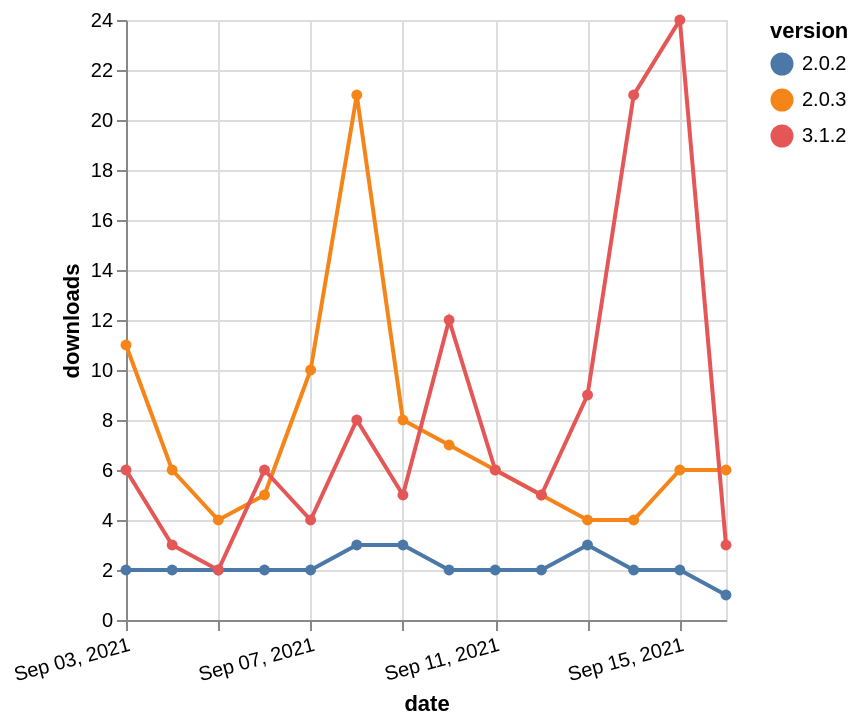

Source (Vega-Lite JSON):
### Vega-Lite specification from a JSON file in a GitHub repository (floating-point values rounded to 4 significant figures)
{"$schema": "https://vega.github.io/schema/vega-lite/v5.json", "description": "A simple bar chart with embedded data.", "data": {"values": [{"date": "2021-09-03", "total": 5971, "delta": 2, "version": "2.0.2"}, {"date": "2021-09-04", "total": 5973, "delta": 2, "version": "2.0.2"}, {"date": "2021-09-05", "total": 5975, "delta": 2, "version": "2.0.2"}, {"date": "2021-09-06", "total": 5977, "delta": 2, "version": "2.0.2"}, {"date": "2021-09-07", "total": 5979, "delta": 2, "version": "2.0.2"}, {"date": "2021-09-08", "total": 5982, "delta": 3, "version": "2.0.2"}, {"date": "2021-09-09", "total": 5985, "delta": 3, "version": "2.0.2"}, {"date": "2021-09-10", "total": 5987, "delta": 2, "version": "2.0.2"}, {"date": "2021-09-11", "total": 5989, "delta": 2, "version": "2.0.2"}, {"date": "2021-09-12", "total": 5991, "delta": 2, "version": "2.0.2"}, {"date": "2021-09-13", "total": 5994, "delta": 3, "version": "2.0.2"}, {"date": "2021-09-14", "total": 5996, "delta": 2, "version": "2.0.2"}, {"date": "2021-09-15", "total": 5998, "delta": 2, "version": "2.0.2"}, {"date": "2021-09-16", "total": 5999, "delta": 1, "version": "2.0.2"}, {"date": "2021-09-03", "total": 23511, "delta": 11, "version": "2.0.3"}, {"date": "2021-09-04", "total": 23517, "delta": 6, "version": "2.0.3"}, {"date": "2021-09-05", "total": 23521, "delta": 4, "version": "2.0.3"}, {"date": "2021-09-06", "total": 23526, "delta": 5, "version": "2.0.3"}, {"date": "2021-09-07", "total": 23536, "delta": 10, "version": "2.0.3"}, {"date": "2021-09-08", "total": 23557, "delta": 21, "version": "2.0.3"}, {"date": "2021-09-09", "total": 23565, "delta": 8, "version": "2.0.3"}, {"date": "2021-09-10", "total": 23572, "delta": 7, "version": "2.0.3"}, {"date": "2021-09-11", "total": 23578, "delta": 6, "version": "2.0.3"}, {"date": "2021-09-12", "total": 23583, "delta": 5, "version": "2.0.3"}, {"date": "2021-09-13", "total": 23587, "delta": 4, "version": "2.0.3"}, {"date": "2021-09-14", "total": 23591, "delta": 4, "version": "2.0.3"}, {"date": "2021-09-15", "total": 23597, "delta": 6, "version": "2.0.3"}, {"date": "2021-09-16", "total": 23603, "delta": 6, "version": "2.0.3"}, {"date": "2021-09-03", "total": 1224, "delta": 6, "version": "3.1.2"}, {"date": "2021-09-04", "total": 1227, "delta": 3, "version": "3.1.2"}, {"date": "2021-09-05", "total": 1229, "delta": 2, "version": "3.1.2"}, {"date": "2021-09-06", "total": 1235, "delta": 6, "version": "3.1.2"}, {"date": "2021-09-07", "total": 1239, "delta": 4, "version": "3.1.2"}, {"date": "2021-09-08", "total": 1247, "delta": 8, "version": "3.1.2"}, {"date": "2021-09-09", "total": 1252, "delta": 5, "version": "3.1.2"}, {"date": "2021-09-10", "total": 1264, "delta": 12, "version": "3.1.2"}, {"date": "2021-09-11", "total": 1270, "delta": 6, "version": "3.1.2"}, {"date": "2021-09-12", "total": 1275, "delta": 5, "version": "3.1.2"}, {"date": "2021-09-13", "total": 1284, "delta": 9, "version": "3.1.2"}, {"date": "2021-09-14", "total": 1305, "delta": 21, "version": "3.1.2"}, {"date": "2021-09-15", "total": 1329, "delta": 24, "version": "3.1.2"}, {"date": "2021-09-16", "total": 1332, "delta": 3, "version": "3.1.2"}]}, "width": "container", "mark": {"type": "line", "point": {"filled": true}}, "encoding": {"x": {"field": "date", "type": "temporal", "timeUnit": "yearmonthdate", "title": "date", "axis": {"labelAngle": -15}}, "y": {"field": "delta", "type": "quantitative", "title": "downloads"}, "color": {"field": "version", "type": "nominal"}, "tooltip": {"field": "delta"}}}
